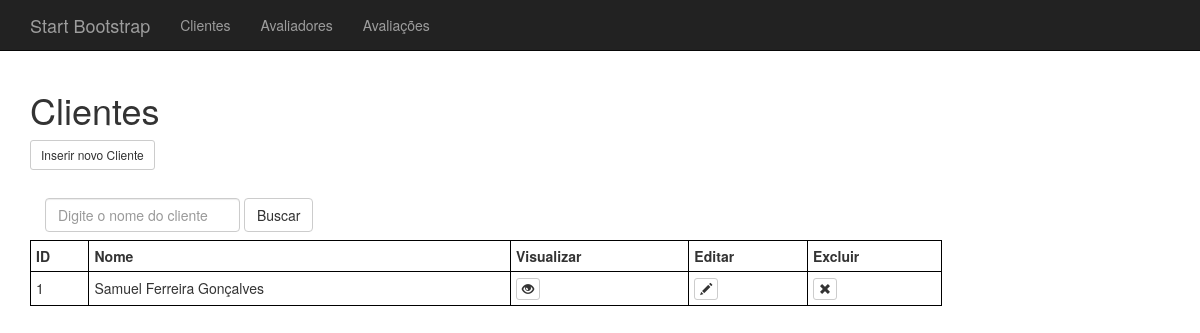
The page /clientes/ on the database as committed earlier.
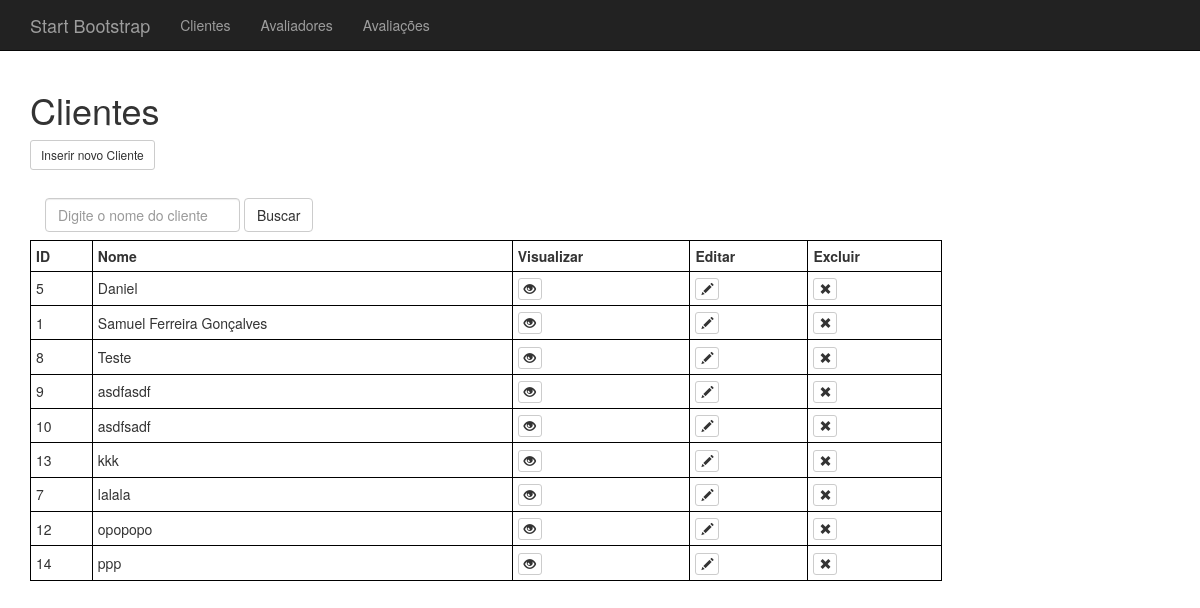
The same page on the database as committed later.
### pessoas/models.py (models this page shows, shortened)
class Pessoa(models.Model):
	nome = models.CharField(max_length=200)
	data_nascimento = models.DateField(blank=True, null=True)
	email = models.CharField(max_length=150, blank=True)
	cep = models.CharField(max_length=8, blank=True)
	numero = models.CharField(max_length=10, blank=True)
	complemento = models.CharField(max_length=50, blank=True)
	observacao = models.CharField(max_length=300, blank=True)
	class Meta:
		abstract = True
		ordering = ['nome']

class Cliente(Pessoa):
	pass

### pessoas/views.py (the view)
# urls.py: url(r'^clientes/$', pessoas_view.clientes, name="pessoas_clientes"),
def clientes(request):
	if request.method == 'POST':
		busca = request.POST.get("busca", None)
		if busca != None:
			pessoas = Cliente.objects.filter(nome__contains=busca)
		else:
			pessoas = Cliente.objects.all()
	else:
		pessoas = Cliente.objects.all()
	context = {'pessoas': pessoas}
	return render(request, 'pessoas/clientes/index.html', context)

### templates/pessoas/clientes/index.html (shortened to what this page needs)
{% extends "base.html" %}
{% block conteudo %}
<h1>Clientes</h1>
<a class="btn btn-default btn-sm" href={% url "pessoas_clientes_inserir" %}>
	Inserir novo Cliente
<br /><br />
<form class="navbar-form navbar-left" role="search" method="post" action".">{% csrf_token %}
  <div class="form-group">
    <input id="id_busca" name="busca" type="text" class="form-control" placeholder="Digite o nome do cliente">
  </div>
  <button type="submit" class="btn btn-default">Buscar</button>
</form>
{% if pessoas %}
	<table style="width:80%">
	  <tr>
	    <th>ID</th>
	    <th>Nome</th>
	    <th>Visualizar</th>
	    <th>Editar</th>
	    <th>Excluir</th>
	  </tr>
		{% for pessoa in pessoas %}
		  	<tr>
		  		<td> {{ pessoa.id }} </td>
		  		<td> {{ pessoa.nome }} </td>
		  		<td>
		        	<a class="btn btn-default btn-xs" href={% url "pessoas_clientes_visualizar" pessoa.id %}>
		        		<span class="glyphicon glyphicon-eye-open" aria-hidden="true" />
		      	</td>
		  		<td>
		        	<a class="btn btn-default btn-xs" href={% url "pessoas_clientes_editar" pessoa.id %}>
		        		<span class="glyphicon glyphicon-pencil" aria-hidden="true" />
		      	</td>
		  		<td>
		        	<a class="btn btn-default btn-xs" href={% url "pessoas_clientes_excluir" pessoa.id %}>
						<span class="glyphicon glyphicon-remove" aria-hidden="true" />
		      	</td>
	  		</tr>
	  		{% endfor %}
	</table>
{% else %}
			<br /><br />
  			Nenhum Cliente encontrado.
	{% endif %}
{% endblock conteudo %}

Rows that differ between the two databases and show on the page:
added Cliente: id "5", nome "Daniel"
added Cliente: id "8", nome "Teste"
added Cliente: id "9", nome "asdfasdf"
added Cliente: id "10", nome "asdfsadf"
added Cliente: id "13", nome "kkk"
added Cliente: id "7", nome "lalala"
added Cliente: id "12", nome "opopopo"
added Cliente: id "14", nome "ppp"
